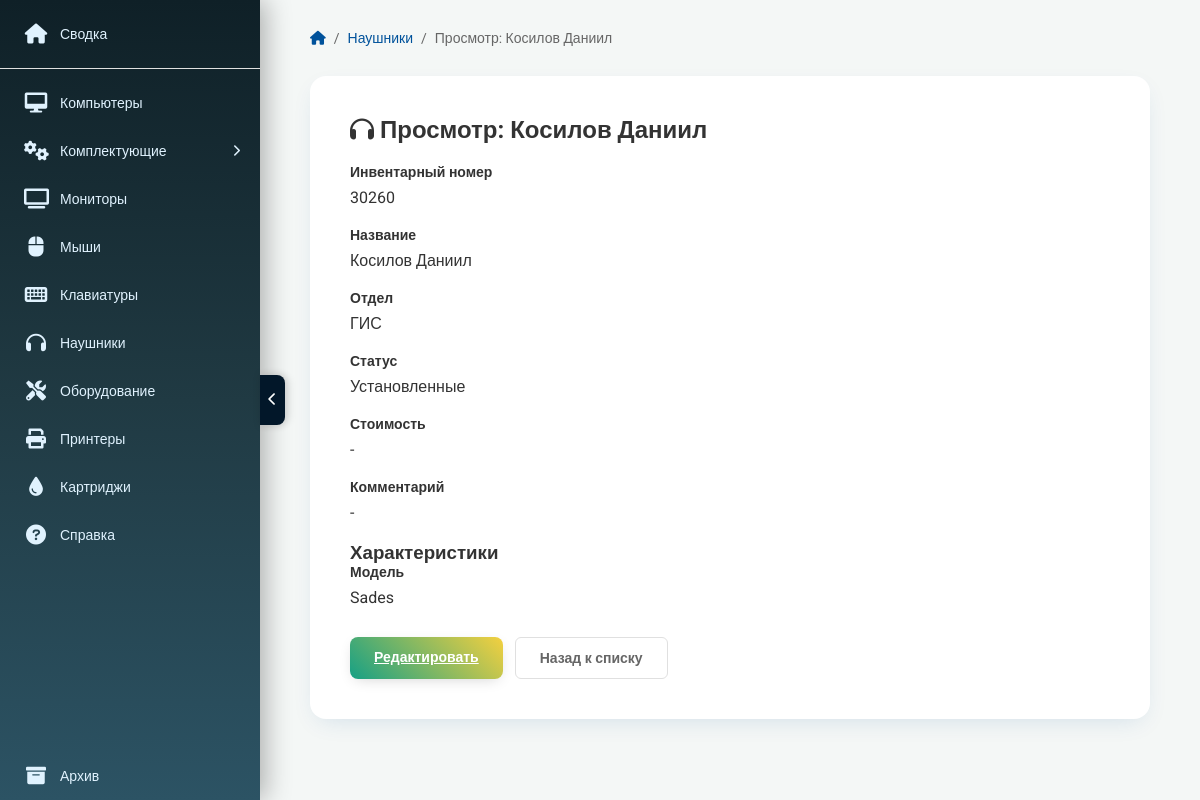
The page /view/538 (signed in) on the database its author committed.
### tables this page shows
CREATE TABLE equipment (
    id INTEGER PRIMARY KEY AUTOINCREMENT,
    type TEXT,
    details TEXT
, status TEXT NOT NULL DEFAULT 'Установленные', name TEXT, created_at TIMESTAMP DEFAULT CURRENT_TIMESTAMP, inventory_number TEXT, local_id INTEGER, pdf_path TEXT, department TEXT, price REAL, comment TEXT);

### app.py (the view, shortened to what this page needs)
@app.route('/view/<int:id>')
@login_required
def view_equipment(id):
    db = get_db()
    cursor = db.cursor()
    cursor.execute("SELECT * FROM equipment WHERE id=?", (id,))
    item_data = cursor.fetchone()
    if not item_data:
        return redirect(url_for('index'))
    columns = [description[0] for description in cursor.description]
    item_dict = dict(zip(columns, item_data))
    try:
        details_parsed = json.loads(item_dict.get('details', '{}'))
        item_dict['details_parsed'] = details_parsed
    except (json.JSONDecodeError, TypeError):
        item_dict['details_parsed'] = {}
    available_components = {}
    return render_template("view.html",
                           item=item_dict,
                           equipment_types=EQUIPMENT_TYPES,
                           equipment_fields=EQUIPMENT_FIELDS,
                           field_labels=FIELD_LABELS,
                           available_components=available_components,
                           format_component_details=format_component_details)

### app.py (called while the page is built)
def get_db():
    if 'db' not in g:
        g.db = sqlite3.connect(DB_FILE)
        g.db.row_factory = sqlite3.Row
    return g.db

def login_required(f):
    @wraps(f)
    def decorated_function(*args, **kwargs):
        if 'user' not in session:
            return redirect(url_for('login', next=request.url))
        return f(*args, **kwargs)
    return decorated_function

@app.context_processor
def inject_user():
    return dict(user_session=session.get('user'))

### templates/view.html (shortened to what this page needs)
{% extends "base.html" %}
{% block content %}
        <div class="header">
            <div class="breadcrumb">
                <a href="{{ url_for('index') }}"><i class="fas fa-home"></i></a>
                <span>/</span>
                <a href="{{ url_for('category_view', category=item.type) }}">{{ item.type }}</a>
                <span>/</span>
                <span>Просмотр: {{ item.name }}</span>
            </div>
        </div>
        <div class="category-content">
            <h1><i class="{{ equipment_types[item.type].icon }}"></i> Просмотр: {{ item.name }}</h1>
            <div class="equipment-form">
                <div class="form-group">
                    <label>Инвентарный номер</label>
                    <p>{{ item.inventory_number or '-' }}</p>
                </div>
                <div class="form-group">
                    <label>Название</label>
                    <p>{{ item.name or '-' }}</p>
                </div>
                <div class="form-group">
                    <label>Отдел</label>
                    <p>{{ item.department or '-' }}</p>
                </div>
                <div class="form-group">
                    <label>Статус</label>
                    <p>{{ item.status or '-' }}</p>
                </div>
                 <div class="form-group">
                    <label>Стоимость</label>
                    <p>{{ item.price or '-' }}</p>
                </div>
                <div class="form-group">
                    <label>Комментарий</label>
                    <p>{{ item.comment or '-' }}</p>
                </div>
                {% if item.type in equipment_fields and equipment_fields[item.type].needs_components %}
                    <h3>Комплектующие</h3>
                    {% if item.details_parsed and item.details_parsed.components %}
                        <div class="components-list">
                        {% for comp_type, comp_id in item.details_parsed.components.items() %}
                            <div class="component-item">
                                <strong class="component-type">{{ comp_type }}:</strong>
                                <div class="component-details">
                                    {% set comp_key = item.id|string + '_' + comp_type %}
                                    {% set comp_info = available_components.get(comp_key) %}
                                    {% if comp_info %}
                                        {% if comp_info is iterable and comp_info is not string %}
                                            {% for sub_comp in comp_info %}
                                                <div class="sub-component">
                                                    <a href="{{ url_for('view_equipment', id=sub_comp.id) }}">{{ sub_comp.name }}</a>
                                                    - <span>{{ sub_comp.formatted_details }}</span>
                                                </div>
                                            {% endfor %}
                                        {% else %}
                                            <a href="{{ url_for('view_equipment', id=comp_id) }}">{{ comp_info.name }}</a>
                                            - <span>{{ comp_info.formatted_details }}</span>
                                        {% endif %}
                                    {% else %}
                                        ID {{ comp_id }} (информация не найдена)
                                    {% endif %}
                                </div>
                            </div>
                        {% endfor %}
                        </div>
                    {% endif %}
                    {% if item.details_parsed and item.details_parsed.manual_components %}
                        <div class="components-list manual-components">
                        {% for comp_type, comp_details in item.details_parsed.manual_components.items() %}
                            <div class="component-item">
                                <strong class="component-type">{{ comp_type }}:</strong>
                                <div class="component-details">
                                    <span>{{ format_component_details(comp_type, comp_details) }}</span>
                                </div>
                            </div>
                        {% endfor %}
                        </div>
                    {% endif %}
                    {% if not (item.details_parsed and (item.details_parsed.components or item.details_parsed.manual_components)) %}
                        <p>-</p>
                    {% endif %}
                {% else %}
                    <h3>Характеристики</h3>
                    {% if item.details_parsed %}
                        {% for field in equipment_fields[item.type].fields %}
                            {% if field != 'name' %}
                                <div class="form-group">
                                    <label>{{ field_labels.get(field, field) }}</label>
                                    <p>{{ item.details_parsed.get(field, '-') }}</p>
                                </div>
                            {% endif %}
                        {% endfor %}
                     {% else %}
                        <p>-</p>
                    {% endif %}
                {% endif %}
                <div class="form-actions">
                    <a href="{{ url_for('edit_equipment', id=item.id) }}" class="btn-primary">Редактировать</a>
                    <a href="{{ url_for('category_view', category=item.type) }}" class="btn-secondary">Назад к списку</a>
                </div>
            </div>
        </div>
    </div>
{% endblock %}

### static/style.css (style rules this page uses)
* { margin: 0; padding: 0; box-sizing: border-box; }
body { font-family: 'Roboto', sans-serif; background-color: #f4f7f6; color: #333; display: flex; min-height: 100vh; -webkit-font-smoothing: antialiased; -moz-osx-font-smoothing: grayscale; }
.header { display: flex; justify-content: space-between; align-items: center; margin-bottom: 30px; }
.breadcrumb { display: flex; align-items: center; gap: 8px; font-size: 14px; color: #666; }
.breadcrumb a { color: #00529B; text-decoration: none; }
.category-content { background: #ffffff; border-radius: 16px; padding: 40px; box-shadow: 0 8px 25px -8px rgba(0, 82, 155, 0.15); }
.category-content h1 { font-size: 24px; margin-bottom: 20px; color: #333; }
.equipment-form { max-width: 600px; margin-top: 20px; }
.form-group { margin-bottom: 20px; }
.form-group label { display: block; margin-bottom: 8px; font-weight: 600; font-size: 14px; color: #333; }
.form-actions { display: flex; gap: 12px; margin-top: 30px; }
.btn-primary { padding: 12px 24px; background: linear-gradient(45deg, #16a085 0%, #f4d03f 100%); color: #fff; border: none; border-radius: 8px; font-size: 14px; font-weight: 600; cursor: pointer; transition: all 0.3s ease; box-shadow: 0 4px 15px -5px rgba(0, 0, 0, 0.2); }
.btn-secondary { padding: 12px 24px; background-color: #fff; color: #666; border: 1px solid #e0e0e0; border-radius: 6px; font-size: 14px; font-weight: 600; text-decoration: none; text-align: center; transition: background-color 0.2s; }

### rows shown on the page
equipment: type "Наушники", name "Косилов Даниил", inventory_number "30260", department "ГИС", status "Установленные", price "-", comment "-"

### other values the page prints
{{ field_labels.get(field, field) }} "Модель"
{{ item.details_parsed.get(field, '-') }} "Sades"
